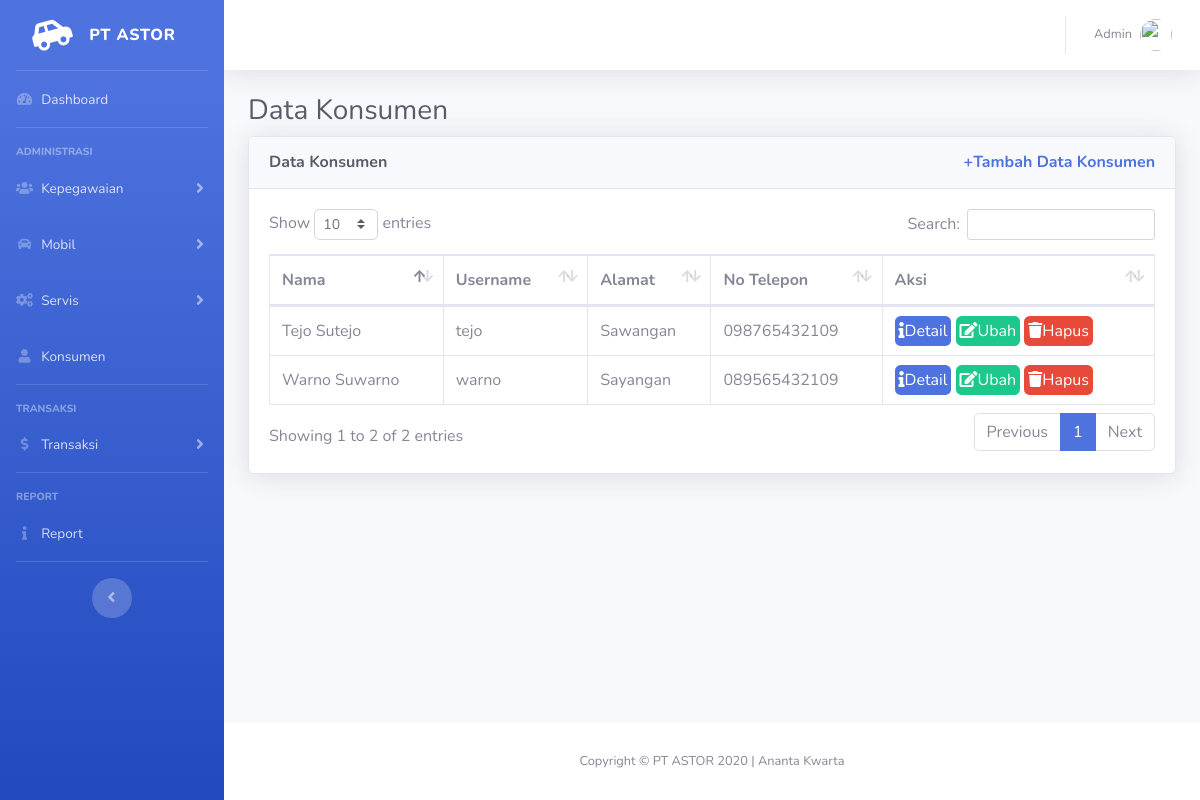
Screenshot of /index.php/konsumen with the database file from the repository.
### tables this page shows
CREATE TABLE `konsumen` (
  `idKons` int(11) NOT NULL,
  `namaKons` varchar(255) NOT NULL,
  `username` varchar(50) NOT NULL,
  `alamat` varchar(255) NOT NULL,
  `noTelp` varchar(20) NOT NULL,
  `kota` varchar(255) NOT NULL,
  `provinsi` varchar(255) NOT NULL,
  `kodePos` int(11) NOT NULL
);

CREATE TABLE `user` (
  `username` varchar(50) NOT NULL,
  `password` varchar(255) NOT NULL,
  `hakAkses` int(11) NOT NULL
);

### application/controllers/Konsumen.php (called while the page is built, shortened)
<?php
class Konsumen extends CI_Controller
{
    public function __construct()
    {
        $this->load->database();
        $this->load->model('m_konsumen');
        $this->load->library('form_validation');
    }
    public function index()
    {
        $data['judul'] = 'Data Konsumen';
        $data['konsumen'] = $this->m_konsumen->getAll();
        $this->load->view('templates/header', $data);
        $this->load->view('konsumen/index', $data);
        $this->load->view('templates/footer');
    }
}

### index.php (called while the page is built, shortened)
<?php
require_once BASEPATH.'core/CodeIgniter.php';

### application/models/M_konsumen.php (called while the page is built, shortened)
<?php
class m_konsumen extends CI_Model
{
    public function getAll()
    {
        $this->db->select('*')
            ->from('konsumen')
            ->join('user', 'user.username=konsumen.username');
        $query = $this->db->get();
        return $query->result_array();
    }
}

### application/views/konsumen/index.php (the view, shortened to what this page needs)
<div class="container-fluid">
    <h1 class="h3 mb-2 text-gray-800">Data Konsumen</h1>
    <div class="card shadow mb-4">
        <div class="card-header py-3">
            <h6 class="m-0 font-weight-bold text-gray-800">Data Konsumen <a href="<?= base_url(); ?>konsumen/tambah" class="m-0 font-weight-bold text-primary float-right">+Tambah Data Konsumen</a></h6>
        </div>
        <div class="card-body">
            <div class="table-responsive">
                <table class="table table-bordered" id="dataTable" width="100%" cellspacing="0">
                    <thead>
                        <tr>
                            <th>Nama</th>
                            <th>Username</th>
                            <th>Alamat</th>
                            <th>No Telepon</th>
                            <th>Aksi</th>
                        </tr>
                    </thead>
                    <tbody>
                        <?php foreach ($konsumen as $k) : ?>
                            <tr>
                                <td><?= $k['namaKons']; ?></td>
                                <td><?= $k['username']; ?></td>
                                <td><?= $k['alamat']; ?></td>
                                <td><?= $k['noTelp']; ?></td>
                                <td>
                                    <a class="p-1 rounded btn-primary" href="<?= base_url(); ?>konsumen/detail/<?= $k['idKons']; ?>"><i class="fas fa-info text-white"></i>Detail</a>
                                    <a class="p-1 rounded btn-success" href="<?= base_url(); ?>konsumen/ubah/<?= $k['idKons']; ?>"><i class="fas fa-edit text-white"></i>Ubah</a>
                                    <a class="p-1 rounded btn-danger" href="<?= base_url(); ?>konsumen/hapus/<?= $k['idKons']; ?>" onclick="return confirm('Apakah Anda yakin akan menghapus <?= $k['namaKons']; ?>?')"><i class="fas fa-trash text-white"></i>Hapus</a>
                                </td>
                            </tr>
                        <?php endforeach; ?>
                    </tbody>
                </table>
            </div>
        </div>
    </div>
</div>
</div>

### rows the page displays
konsumen: namaKons "Tejo Sutejo", user.username "tejo", alamat "Sawangan", noTelp "098765432109"
konsumen: namaKons "Warno Suwarno", user.username "warno", alamat "Sayangan", noTelp "089565432109"
